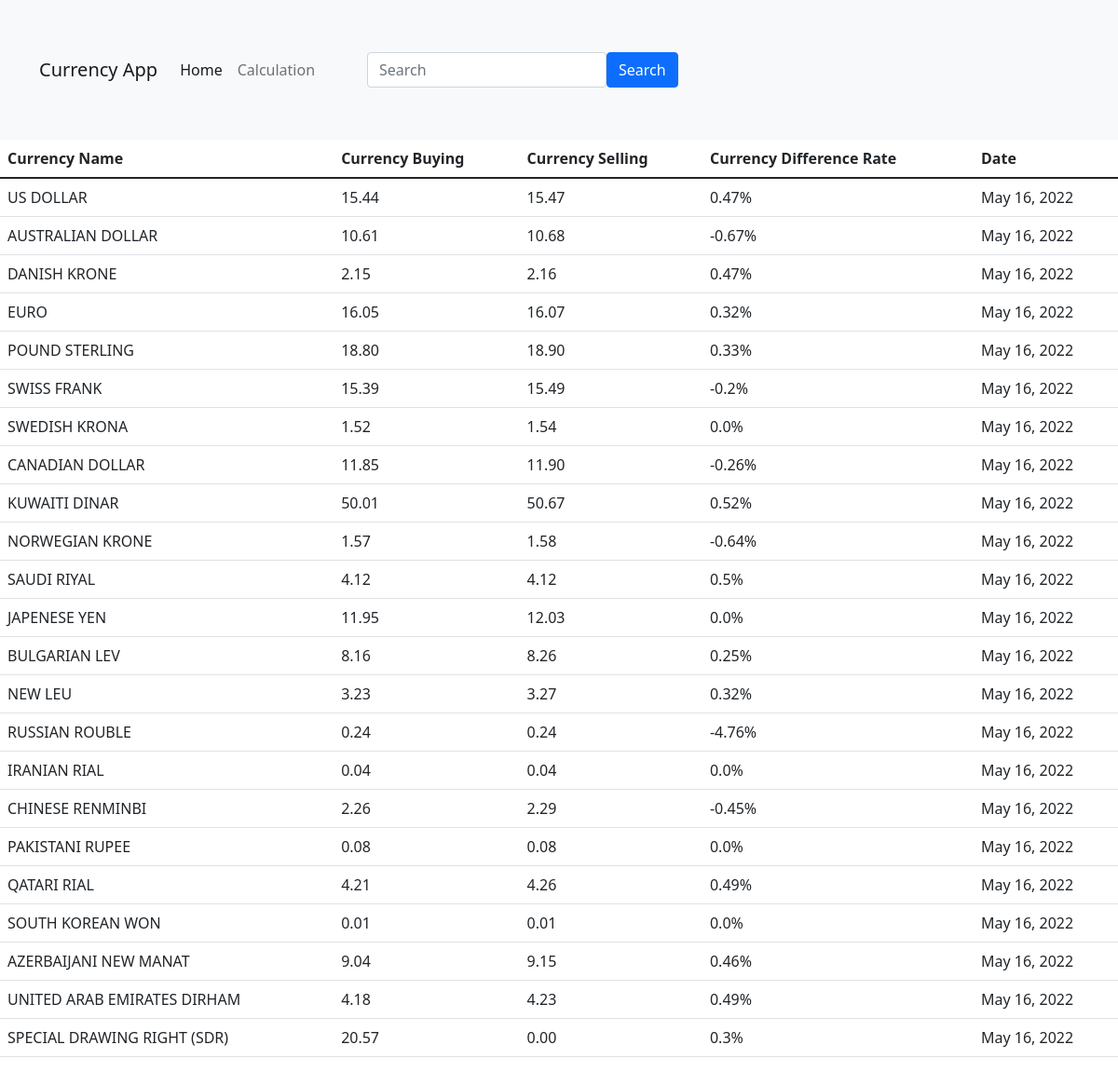
The page / on the database its author committed.
### home/models.py (models this page shows)
class Currency(models.Model):
    currency_name = models.CharField(max_length=30, null=False)
    currency_buying = models.DecimalField(max_digits=5, decimal_places=2, blank=True, null=True)
    currency_selling = models.DecimalField(max_digits=5, decimal_places=2, blank=True, null=True)
    currency_rate_date = models.DateField(auto_now=True)

### home/views.py (the view)
# urls.py: path('', views.index, name='home'),
def index(request):
    today = date.today().strftime("%Y-%m-%d")
    url = "https://www.tcmb.gov.tr/kurlar/today.xml"
    if not Currency.objects.filter().first():  # yani db boş ise-ilk eleman yoksa
        response = requests.get(url)
        response = response.text
        result = xmldict.xml_to_dict(response)
        for currency in result["Tarih_Date"]["Currency"]:
            currency_buying = currency["ForexBuying"] if currency["ForexBuying"] else 0.0
            currency_selling = currency["ForexSelling"] if currency["ForexSelling"] else 0.0
            currency_data = Currency(currency_name=currency["CurrencyName"], currency_buying=currency_buying,
                                     currency_selling=currency_selling, currency_rate_date=today)
            currency_data.save()
    else:
        if today != Currency.objects.filter().last().currency_rate_date.strftime("%Y-%m-%d"):  # db dolu ve guncelle
            response = requests.get(url)
            response = response.text
            result = xmldict.xml_to_dict(response)
            for currency in result["Tarih_Date"]["Currency"]:
                currency_buying = currency["ForexBuying"] if currency["ForexBuying"] else 0.0
                currency_selling = currency["ForexSelling"] if currency["ForexSelling"] else 0.0
                currency_data = Currency(currency_name=currency["CurrencyName"], currency_buying=currency_buying,
                                         currency_selling=currency_selling, currency_rate_date=today)
                currency_data.save()
    currency_list = Currency.objects.filter(currency_rate_date=datetime.date.today()).values('currency_name',
                                                                                             'currency_buying',
                                                                                             'currency_selling',
                                                                                             'currency_rate_date')
    curreny_name_list = Currency.objects.values_list('currency_name').distinct()
    currency_diff_rate_list = curreny_diff_rate_calculation(curreny_name_list)
    for currency in currency_list:
        index_of_currency = list(currency_list).index(currency)
        currency['currency_diff_rate'] = currency_diff_rate_list[index_of_currency]  # yeni dict fieldı
    currency_dict = {
        'currencies': currency_list
    }
    a = Currency.objects.values_list('currency_buying').filter(currency_name="EURO")
    print(type(a))
    b = list(a)
    print(type(b))
    print(b)
    return render(request, 'home/index.html', currency_dict)

### home/views.py (called while the page is built)
def curreny_diff_rate_calculation(curreny_name_list):
    curreny_diff_rate_list = []
    for currency in curreny_name_list:
        currency_buying_list = Currency.objects.filter(currency_name=currency[0]).values_list('currency_buying')
        if len(currency_buying_list) > 1:
            currency_buying_list = currency_buying_list[:2]
            result = float(currency_buying_list[1][0]) - float(currency_buying_list[0][0])
            result = (result / float(currency_buying_list[1][0])) * 100
            curreny_diff_rate_list.append(str(round(result, 2)) + '%')
        else:
            curreny_diff_rate_list.append("-")
    print(curreny_diff_rate_list)
    return curreny_diff_rate_list

### home/templates/home/index.html (shortened to what this page needs)
<!DOCTYPE html>
<html lang="en">
<head>
    <link href="https://cdn.jsdelivr.net/npm/bootstrap@5.1.3/dist/css/bootstrap.min.css" rel="stylesheet"
>
</head>
<body>
<nav class="navbar navbar-expand-lg navbar-light bg-light">
    <div class="container">
        <a class="navbar-brand" href="http://127.0.0.1:8000/">Currency App</a>
        <div class="collapse navbar-collapse" id="navbarSupportedContent">
            <ul class="navbar-nav me-auto mb-2 mb-lg-0">
                <li class="nav-item">
                    <a class="nav-link active" aria-current="page" href="http://127.0.0.1:8000/">Home</a>
                </li>
                <li class="nav-item">
                    <a class="nav-link" href="http://127.0.0.1:8000/currencyconversion/">Calculation</a>
                </li>
            </ul>
            <div class="container-md p-5">
                <div class="input-group">
                    <div class="form-outline">
                        <form action="{% url 'search' %}" class="d-flex" method="GET">
                            <input type="text" class="form-control" name="q" placeholder="Search"/>
                            <button type="submit" class="btn btn-primary">Search</button>
                        </form>
                    </div>
                </div>
            </div>
        </div>
    </div>
</nav>
<table class="table">
    <thead>
    <tr>
        <th scope="col" style="">Currency Name</th>
        <th scope="col">Currency Buying</th>
        <th scope="col">Currency Selling</th>
        <th scope="col">Currency Difference Rate</th>
        <th scope="col">Date</th>
    </tr>
    </thead>
    <tbody>
    <tr>
        {% for d in currencies %}
        <td> {{ d.currency_name}}</td>
        <td> {{ d.currency_buying}}</td>
        <td> {{ d.currency_selling}}</td>
        <td> {{ d.currency_diff_rate}}</td>
        <td> {{ d.currency_rate_date}}</td>
    </tr>
    {% endfor %}
    </tbody>
</table>
</body>
</html>

### rows shown on the page
Currency: currency_name "AUSTRALIAN DOLLAR", currency_buying "10.61", currency_selling "10.68", currency_diff_rate "-0.67%", currency_rate_date "May 16, 2022", currency_name "DANISH KRONE", currency_buying "2.15", currency_selling "2.16", currency_diff_rate "0.47%", currency_name "EURO", currency_buying "16.05", currency_selling "16.07", currency_diff_rate "0.32%", currency_name "POUND STERLING", currency_buying "18.80", currency_selling "18.90", currency_diff_rate "0.33%", currency_name "SWISS FRANK", currency_buying "15.39", currency_selling "15.49", currency_diff_rate "-0.2%", currency_name "SWEDISH KRONA", currency_buying "1.52", currency_selling "1.54", currency_diff_rate "0.0%", currency_name "CANADIAN DOLLAR", currency_buying "11.85", currency_selling "11.90", currency_diff_rate "-0.26%", currency_name "KUWAITI DINAR", currency_buying "50.01", currency_selling "50.67", currency_diff_rate "0.52%", currency_name "NORWEGIAN KRONE", currency_buying "1.57", currency_selling "1.58", currency_diff_rate "-0.64%", currency_name "SAUDI RIYAL", currency_buying "4.12", currency_selling "4.12", currency_diff_rate "0.5%", currency_name "JAPENESE YEN", currency_buying "11.95", currency_selling "12.03", currency_name "BULGARIAN LEV", currency_buying "8.16", currency_selling "8.26", currency_diff_rate "0.25%", currency_name "NEW LEU", currency_buying "3.23", currency_selling "3.27", currency_name "RUSSIAN ROUBLE", currency_buying "0.24", currency_selling "0.24", currency_diff_rate "-4.76%", currency_name "IRANIAN RIAL", currency_buying "0.04", currency_selling "0.04", currency_name "CHINESE RENMINBI", currency_buying "2.26", currency_selling "2.29", currency_diff_rate "-0.45%", currency_name "PAKISTANI RUPEE", currency_buying "0.08", currency_selling "0.08", currency_name "QATARI RIAL", currency_buying "4.21", currency_selling "4.26", currency_diff_rate "0.49%", currency_name "SOUTH KOREAN WON", currency_buying "0.01", currency_selling "0.01", currency_name "AZERBAIJANI NEW MANAT", currency_buying "9.04", currency_selling "9.15", currency_diff_rate "0.46%", currency_name "UNITED ARAB EMIRATES DIRHAM", currency_buying "4.18", currency_selling "4.23", currency_name "SPECIAL DRAWING RIGHT (SDR)", currency_buying "20.57", currency_selling "0.00", currency_diff_rate "0.3%"

### other values the page prints
{{ d.currency_name }} "US DOLLAR"
{{ d.currency_buying }} "15.44"
{{ d.currency_selling }} "15.47"
{{ d.currency_diff_rate }} "0.47%"
{{ d.currency_rate_date }} "May 16, 2022"
